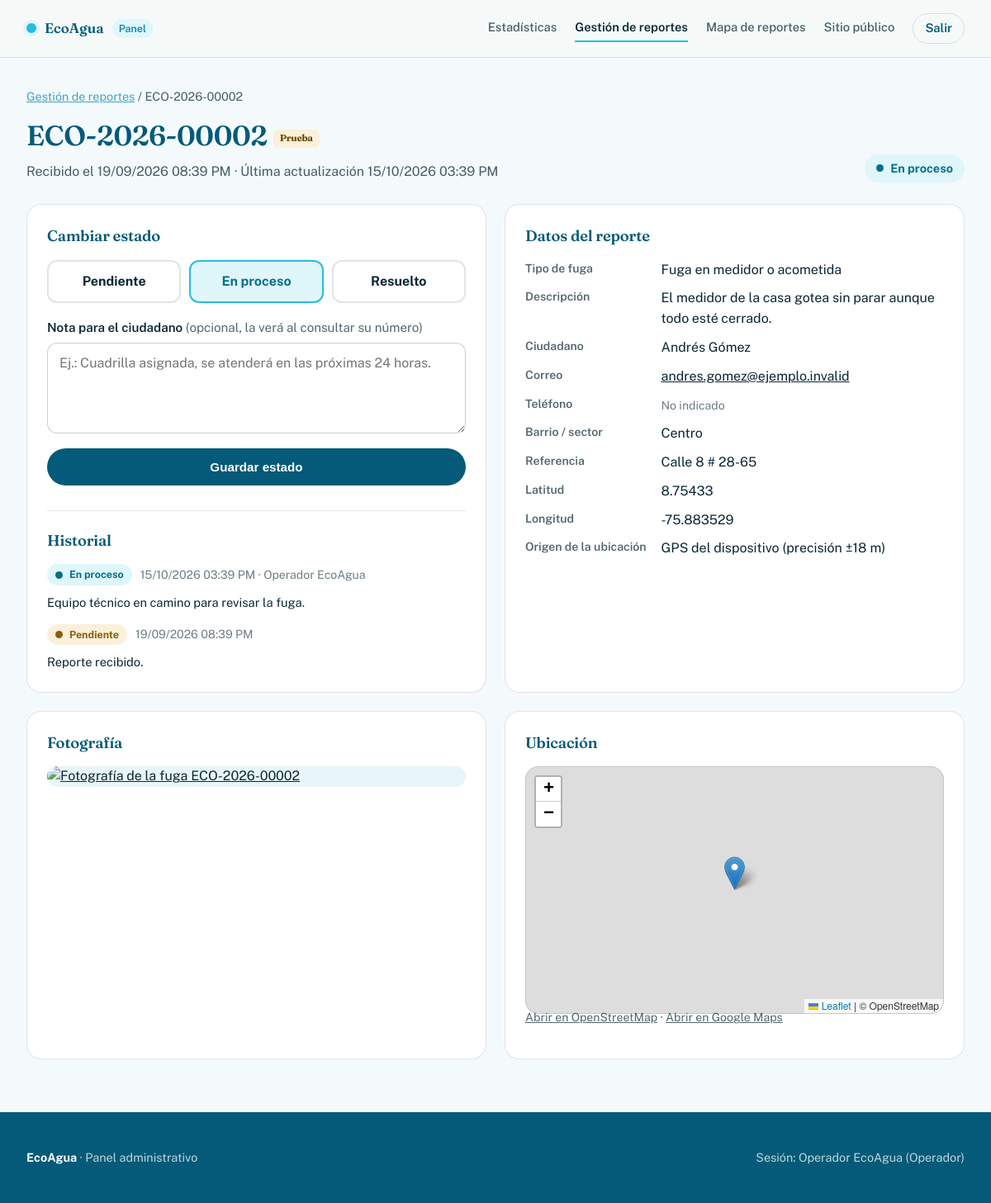
Page /admin/reportes/2 (signed in) on the committed database.
### backend/models.py (models this page shows, shortened)
class Reporte(db.Model):
    __tablename__ = "reportes"
    __table_args__ = (
        CheckConstraint(f"estado IN ({_lista_sql(ESTADOS)})", name="ck_reportes_estado"),
        CheckConstraint(f"tipo_fuga IN ({_lista_sql(TIPOS_FUGA)})", name="ck_reportes_tipo_fuga"),
        CheckConstraint("origen_ubicacion IN ('gps', 'mapa')", name="ck_reportes_origen"),
        CheckConstraint("latitud BETWEEN -90 AND 90", name="ck_reportes_latitud"),
        CheckConstraint("longitud BETWEEN -180 AND 180", name="ck_reportes_longitud"),
    )
    id = db.Column(db.Integer, primary_key=True)
    numero_seguimiento = db.Column(db.String(20), unique=True, nullable=False, index=True)
    ciudadano_id = db.Column(
        db.Integer, db.ForeignKey("ciudadanos.id", ondelete="RESTRICT"), nullable=False, index=True
    )
    tipo_fuga = db.Column(db.String(30), nullable=False, default="otro")
    descripcion = db.Column(db.Text, nullable=False)
    latitud = db.Column(db.Float, nullable=False)
    longitud = db.Column(db.Float, nullable=False)
    origen_ubicacion = db.Column(db.String(10), nullable=False, default="mapa")  # gps | mapa
    precision_gps_m = db.Column(db.Float, nullable=True)
    barrio = db.Column(db.String(120), nullable=True)
    direccion_referencia = db.Column(db.String(255), nullable=True)
    estado = db.Column(db.String(20), nullable=False, default="pendiente", index=True)
    fecha_creacion = db.Column(db.DateTime, nullable=False, default=ahora, index=True)
    fecha_actualizacion = db.Column(db.DateTime, nullable=False, default=ahora, onupdate=ahora)
    es_prueba = db.Column(db.Boolean, nullable=False, default=False, index=True)
    ciudadano = db.relationship("Ciudadano", back_populates="reportes", lazy="joined")
    fotografia = db.relationship(
        "Fotografia", back_populates="reporte", uselist=False, cascade="all, delete-orphan"
    )
    historial = db.relationship(
        "HistorialEstado",
        back_populates="reporte",
        order_by="HistorialEstado.fecha",
        cascade="all, delete-orphan",
    )
    @property
    def nombre_ciudadano(self):
        return self.ciudadano.nombre if self.ciudadano else ""
    @property
    def correo(self):
        return self.ciudadano.correo if self.ciudadano else ""
    @property
    def telefono(self):
        return self.ciudadano.telefono if self.ciudadano else None
    @property
    def estado_texto(self):
        return ESTADOS.get(self.estado, self.estado)
    @property
    def tipo_fuga_texto(self):
        return TIPOS_FUGA.get(self.tipo_fuga, self.tipo_fuga)

class HistorialEstado(db.Model):
    __tablename__ = "historial_estados"
    __table_args__ = (
        CheckConstraint(f"estado_nuevo IN ({_lista_sql(ESTADOS)})", name="ck_historial_estado_nuevo"),
        CheckConstraint(
            f"estado_anterior IS NULL OR estado_anterior IN ({_lista_sql(ESTADOS)})",
            name="ck_historial_estado_anterior",
        ),
    )
    id = db.Column(db.Integer, primary_key=True)
    reporte_id = db.Column(
        db.Integer, db.ForeignKey("reportes.id", ondelete="CASCADE"), nullable=False, index=True
    )
    usuario_id = db.Column(
        db.Integer, db.ForeignKey("usuarios.id", ondelete="SET NULL"), nullable=True, index=True
    )
    estado_anterior = db.Column(db.String(20), nullable=True)
    estado_nuevo = db.Column(db.String(20), nullable=False)
    nota = db.Column(db.String(500), nullable=True)
    fecha = db.Column(db.DateTime, nullable=False, default=ahora)
    reporte = db.relationship("Reporte", back_populates="historial")
    usuario = db.relationship("Usuario")
    @property
    def estado_nuevo_texto(self):
        return ESTADOS.get(self.estado_nuevo, self.estado_nuevo)

class Usuario(db.Model):
    __tablename__ = "usuarios"
    __table_args__ = (
        CheckConstraint(f"rol IN ({_lista_sql(ROLES)})", name="ck_usuarios_rol"),
    )
    id = db.Column(db.Integer, primary_key=True)
    usuario = db.Column(db.String(60), unique=True, nullable=False, index=True)
    nombre = db.Column(db.String(120), nullable=False)
    password_hash = db.Column(db.String(255), nullable=False)
    rol = db.Column(db.String(20), nullable=False, default="operador")
    activo = db.Column(db.Boolean, nullable=False, default=True)
    fecha_creacion = db.Column(db.DateTime, nullable=False, default=ahora)
    @property
    def es_administrador(self):
        return self.rol == "administrador"
    @property
    def rol_texto(self):
        return ROLES.get(self.rol, self.rol)

class Ciudadano(db.Model):
    __tablename__ = "ciudadanos"
    id = db.Column(db.Integer, primary_key=True)
    correo = db.Column(db.String(254), unique=True, nullable=False, index=True)
    nombre = db.Column(db.String(120), nullable=False)
    telefono = db.Column(db.String(30), nullable=True)
    fecha_registro = db.Column(db.DateTime, nullable=False, default=ahora)
    reportes = db.relationship("Reporte", back_populates="ciudadano")

### backend/admin.py (the view)
@admin_bp.get("/reportes/<int:reporte_id>")
@login_requerido
def reporte_detalle(reporte_id):
    reporte = db.session.get(Reporte, reporte_id) or abort(404)
    return render_template("admin/reporte_detalle.html", activo="reportes", r=reporte)

### backend/admin.py (called while the page is built)
def token_csrf():
    if "csrf" not in session:
        session["csrf"] = secrets.token_urlsafe(32)
    return session["csrf"]

def login_requerido(vista):
    @wraps(vista)
    def envoltura(*args, **kwargs):
        usuario_id = session.get("usuario_id")
        usuario = db.session.get(Usuario, usuario_id) if usuario_id else None
        if not usuario or not usuario.activo:
            session.pop("usuario_id", None)
            if request.path.startswith("/admin/api/"):
                return jsonify(ok=False, error="Sesión requerida"), 401
            return redirect(url_for("admin.login", siguiente=request.full_path))
        g.usuario = usuario
        return vista(*args, **kwargs)
    return envoltura

@admin_bp.app_context_processor
def contexto_plantillas():
    return {
        "csrf_token": token_csrf,
        "ESTADOS": ESTADOS,
        "TIPOS_FUGA": TIPOS_FUGA,
        "ROLES": ROLES,
        "fmt_fecha": formatear_fecha,
    }

@admin_bp.after_request
def sin_cache(resp):
    resp.headers["Cache-Control"] = "no-store"
    return resp

### backend/servicios.py (called while the page is built)
def a_hora_local(dt):
    if dt is None:
        return None
    return dt.replace(tzinfo=timezone.utc).astimezone(ZONA_LOCAL)

def formatear_fecha(dt, con_hora=True):
    local = a_hora_local(dt)
    if local is None:
        return ""
    return local.strftime("%d/%m/%Y %I:%M %p" if con_hora else "%d/%m/%Y")

### frontend/templates/admin/reporte_detalle.html (shortened to what this page needs)
{% extends "admin/base.html" %}
{% block cabeza %}<link rel="stylesheet" href="{{ url_for('static', filename='vendor/leaflet/leaflet.css') }}">{% endblock %}
{% block contenido %}
<p class="migas"><a href="{{ url_for('admin.reportes') }}">Gestión de reportes</a> / {{ r.numero_seguimiento }}</p>
<div class="admin-head">
  <div>
    <h1>{{ r.numero_seguimiento }} {% if r.es_prueba %}<span class="etq-prueba">Prueba</span>{% endif %}</h1>
    <p>Recibido el {{ fmt_fecha(r.fecha_creacion) }} · Última actualización {{ fmt_fecha(r.fecha_actualizacion) }}</p>
  </div>
  <span class="pastilla est-{{ r.estado }}">{{ r.estado_texto }}</span>
</div>
<div class="detalle-grid">
  <section class="panel-card">
    <h2>Cambiar estado</h2>
    <form method="post" action="{{ url_for('admin.reporte_cambiar_estado', reporte_id=r.id) }}" class="form-eco">
      <fieldset class="estados-radio">
        {% for k, v in ESTADOS.items() %}
        <label class="opcion-estado est-{{ k }}">
          <span>{{ v }}</span>
        </label>
        {% endfor %}
      </fieldset>
      <label class="campo">
        <span>Nota para el ciudadano <em>(opcional, la verá al consultar su número)</em></span>
        <textarea name="nota" rows="3" maxlength="500" placeholder="Ej.: Cuadrilla asignada, se atenderá en las próximas 24 horas."></textarea>
      </label>
      <button type="submit" class="btn btn-solid">Guardar estado</button>
    </form>
    <h2 class="sep">Historial</h2>
    <ol class="historial">
      {% for h in r.historial|reverse %}
      <li>
        <span class="pastilla pastilla-sm est-{{ h.estado_nuevo }}">{{ h.estado_nuevo_texto }}</span>
        <span class="tenue">{{ fmt_fecha(h.fecha) }}{% if h.usuario %} · {{ h.usuario.nombre }}{% endif %}</span>
        {% if h.nota %}<p>{{ h.nota }}</p>{% endif %}
      </li>
      {% endfor %}
    </ol>
  </section>
  <section class="panel-card">
    <h2>Datos del reporte</h2>
    <dl class="datos">
      <dt>Tipo de fuga</dt><dd>{{ r.tipo_fuga_texto }}</dd>
      <dt>Descripción</dt><dd class="pre">{{ r.descripcion }}</dd>
      <dt>Ciudadano</dt><dd>{{ r.nombre_ciudadano }}</dd>
      <dt>Correo</dt><dd><a href="mailto:{{ r.correo }}">{{ r.correo }}</a></dd>
      <dt>Teléfono</dt><dd>{% if r.telefono %}<a href="tel:{{ r.telefono }}">{{ r.telefono }}</a>{% else %}<span class="tenue">No indicado</span>{% endif %}</dd>
      <dt>Barrio / sector</dt><dd>{{ r.barrio or '—' }}</dd>
      <dt>Referencia</dt><dd>{{ r.direccion_referencia or '—' }}</dd>
      <dt>Latitud</dt><dd>{{ r.latitud }}</dd>
      <dt>Longitud</dt><dd>{{ r.longitud }}</dd>
      <dt>Origen de la ubicación</dt><dd>{{ 'GPS del dispositivo' if r.origen_ubicacion == 'gps' else 'Marcada en el mapa' }}{% if r.precision_gps_m %} (precisión ±{{ r.precision_gps_m|round|int }} m){% endif %}</dd>
    </dl>
  </section>
  <section class="panel-card">
    <h2>Fotografía</h2>
    {% if r.fotografia %}
      <a href="{{ url_for('admin.foto', reporte_id=r.id) }}" target="_blank" rel="noopener"><img class="foto-grande" src="{{ url_for('admin.foto', reporte_id=r.id) }}" alt="Fotografía de la fuga {{ r.numero_seguimiento }}"></a>
    {% else %}
      <p class="tenue">Este reporte no tiene fotografía.</p>
    {% endif %}
  </section>
  <section class="panel-card">
    <h2>Ubicación</h2>
    <div id="mapaDetalle" class="mapa mapa-detalle" data-lat="{{ r.latitud }}" data-lng="{{ r.longitud }}"></div>
    <p class="nota"><a href="https://www.openstreetmap.org/?mlat={{ r.latitud }}&mlon={{ r.longitud }}#map=18/{{ r.latitud }}/{{ r.longitud }}" target="_blank" rel="noopener">Abrir en OpenStreetMap</a> · <a href="https://www.google.com/maps/search/?api=1&query={{ r.latitud }},{{ r.longitud }}" target="_blank" rel="noopener">Abrir en Google Maps</a></p>
  </section>
</div>
{% endblock %}

### frontend/templates/admin/base.html (shortened to what this page needs)
<!DOCTYPE html>
<html lang="es">
<head>
<link rel="stylesheet" href="/styles.css">
{% block cabeza %}{% endblock %}
<link rel="stylesheet" href="{{ url_for('static', filename='admin.css') }}">
</head>
<body class="admin">
<header class="nav">
  <div class="nav-inner">
    <a class="brand" href="{{ url_for('admin.panel') if g.usuario else '/' }}"><span class="dot"></span> EcoAgua <span class="brand-sub">Panel</span></a>
    {% if g.usuario %}
    <nav class="admin-links" aria-label="Panel administrativo">
      <a href="{{ url_for('admin.panel') }}" {% if activo == 'estadisticas' %}aria-current="page"{% endif %}>Estadísticas</a>
      <a href="{{ url_for('admin.reportes') }}" {% if activo == 'reportes' %}aria-current="page"{% endif %}>Gestión de reportes</a>
      <a href="{{ url_for('admin.mapa') }}" {% if activo == 'mapa' %}aria-current="page"{% endif %}>Mapa de reportes</a>
      <a href="/" target="_blank" rel="noopener">Sitio público</a>
      <form method="post" action="{{ url_for('admin.logout') }}" class="logout-form">
        <button type="submit">Salir</button>
      </form>
    </nav>
    {% endif %}
  </div>
</header>
<main class="admin-main">
  <div class="wrap">
    {% block contenido %}{% endblock %}
  </div>
</main>
<footer>
  <div class="wrap">
    <div><strong>EcoAgua</strong> · Panel administrativo</div>
    <div>{% if g.usuario %}Sesión: {{ g.usuario.nombre }} ({{ g.usuario.rol_texto }}){% else %}Acceso restringido{% endif %}</div>
  </div>
</footer>
</body>
</html>

### frontend/styles.css (style rules this page uses)
:root { --ink:#0B2733; --teal-deep:#045A78; --teal:#0B87AE; --aqua:#26BDE2; --aqua-light:#DFF6FB; --sand:#E7B75F; --paper:#F4FAFC; --paper-2:#E8F5F9; --white:#FFFFFF; --line: rgba(11,39,51,0.12); }
* { box-sizing:border-box; }
html { scroll-behavior:smooth; }
body { margin:0; background:var(--paper); color:var(--ink); font-family:'Public Sans', sans-serif; line-height:1.55; -webkit-font-smoothing:antialiased; }
h1,h2,h3, .display { font-family:'Fraunces', serif; font-weight:600; color:var(--teal-deep); margin:0; letter-spacing:-0.01em; }
p { margin:0; }
a { color:inherit; }
img { max-width:100%;display:block; }
.wrap { max-width:1120px; margin:0 auto; padding:0 32px; }
header.nav { position:sticky; top:0; z-index:50; background:rgba(245,250,249,0.88); backdrop-filter: blur(8px); border-bottom:1px solid var(--line); }
.nav-inner { max-width:1120px; margin:0 auto; padding:16px 32px; display:flex; align-items:center; justify-content:space-between; }
.brand { display:flex; align-items:center; gap:10px; font-family:'Fraunces', serif; font-weight:600; font-size:1.05rem; color:var(--teal-deep); }
.brand .dot { width:12px;height:12px;border-radius:50%; background:var(--aqua); box-shadow:0 0 0 4px var(--aqua-light); }
.btn { display:inline-flex; align-items:center; gap:8px; padding:13px 22px; border-radius:999px; font-weight:600; font-size:0.95rem; cursor:pointer; border:1px solid transparent; text-decoration:none; transition: transform .15s ease, background .2s ease; }
footer { background:var(--teal-deep); color:rgba(255,255,255,0.75); padding:44px 0; font-size:0.9rem; }
footer .wrap { display:flex; justify-content:space-between; align-items:center; flex-wrap:wrap; gap:16px; }
footer strong { color:var(--white); }
.brand { text-decoration:none; }
.brand .brand-sub { font-family:'Public Sans', sans-serif; font-size:0.78rem; font-weight:600; color:var(--teal); background:var(--aqua-light); padding:2px 8px; border-radius:999px; }
.btn-solid { background:var(--teal-deep); color:var(--white); justify-content:center; }
.form-eco { display:flex; flex-direction:column; gap:18px; }
.campo { display:flex; flex-direction:column; gap:6px; }
.campo > span { font-weight:600; font-size:0.95rem; }
.campo > span em { font-style:normal; font-weight:400; opacity:0.7; }
.campo input, .campo select, .campo textarea { font:inherit; font-size:1rem; color:var(--ink); background:var(--white); border:1.5px solid rgba(11,39,51,0.22); border-radius:12px; padding:12px 14px; width:100%; min-height:48px; transition:border-color .15s ease, box-shadow .15s ease; }
.campo textarea { resize:vertical; min-height:110px; }
.pastilla { display:inline-flex; align-items:center; gap:8px; padding:6px 14px; border-radius:999px; font-weight:700; font-size:0.9rem; background:var(--paper-2); color:var(--teal-deep); }
.pastilla::before { content:""; width:9px; height:9px; border-radius:50%; background:currentColor; }
.pastilla-sm { padding:3px 10px; font-size:0.78rem; }
.pastilla.est-pendiente { background:#FBF0DA; color:#8A5D0C; }
.pastilla.est-en_proceso { background:var(--aqua-light); color:#06708F; }
.mapa { width:100%; border-radius:16px; border:1px solid var(--line); z-index:0; background:var(--paper-2); }

### rows in the picture
Reporte: numero_seguimiento "ECO-2026-00002", fecha_creacion "19/09/2026 08:39 PM", fecha_actualizacion "15/10/2026 03:39 PM", estado_texto "En proceso", tipo_fuga_texto "Fuga en medidor o acometida", descripcion "El medidor de la casa gotea sin parar aunque todo esté cerrado.", barrio "Centro", direccion_referencia "Calle 8 # 28-65", latitud "8.75433", longitud "-75.883529", origen_ubicacion "GPS del dispositivo", precision_gps_m "18"
HistorialEstado: estado_nuevo_texto "En proceso", fecha "15/10/2026 03:39 PM", usuario.nombre "Operador EcoAgua", nota "Equipo técnico en camino para revisar la fuga."
HistorialEstado: estado_nuevo_texto "Pendiente", fecha "19/09/2026 08:39 PM", nota "Reporte recibido."
Ciudadano: nombre_ciudadano "Andrés Gómez", correo "andres.gomez@ejemplo.invalid"
Usuario: usuario.nombre "Operador EcoAgua", usuario.rol_texto "Operador"

### other values in the picture
{{ v }} "Pendiente" "En proceso" "Resuelto"
